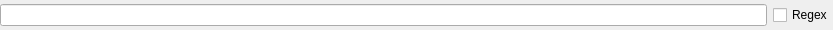
<?xml version="1.0" encoding="UTF-8"?>
<ui version="4.0">
 <class>Form</class>
 <widget class="QWidget" name="Form">
  <property name="geometry">
   <rect>
    <x>0</x>
    <y>0</y>
    <width>833</width>
    <height>30</height>
   </rect>
  </property>
  <property name="windowTitle">
   <string>Form</string>
  </property>
  <layout class="QVBoxLayout" name="verticalLayout">
   <property name="margin">
    <number>0</number>
   </property>
   <item>
    <layout class="QHBoxLayout" name="horizontalLayout_2" stretch="0,0">
     <item>
      <widget class="QLineEdit" name="text_edit"/>
     </item>
     <item>
      <widget class="QCheckBox" name="regex_check_box">
       <property name="text">
        <string>Regex</string>
       </property>
      </widget>
     </item>
    </layout>
   </item>
  </layout>
 </widget>
 <resources/>
 <connections/>
</ui>
